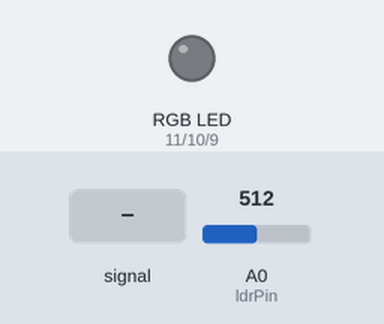
Recording of a sketch running on a simulated Arduino Uno, built with avr-gcc and run on an emulated ATmega328P. On the bench: an RGB LED mixed from three pins (HIGH = lit). The inputs (shaded band) are chosen by the test bench; at power-on: A0 (ldrPin) = 512. Dim RGB values are drawn brighter than linear.

Above: at 1.2 s.
1.3 s: A0 (ldrPin) fed a 200 Hz sine of ±255 counts around its level
At 1.8 s:
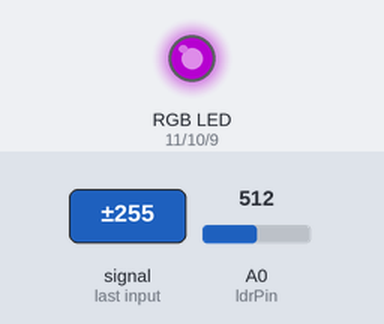
4.3 s: A0 (ldrPin) set to 306
At 5.5 s:
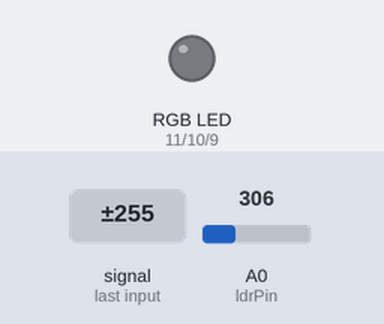
5.8 s: A0 (ldrPin) set to 684
7.3 s: A0 (ldrPin) set to 711
At 7.68 s:
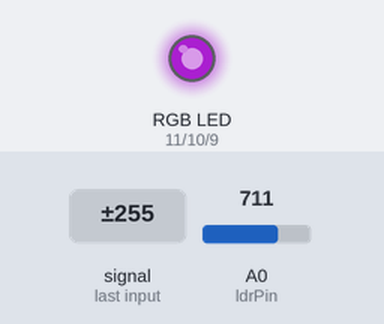
10.3 s: A0 (ldrPin) set to 690
At 11.4 s:
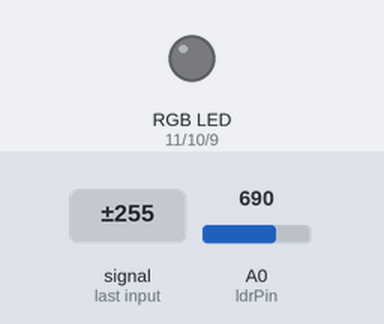
Timing chart, 0 to 12.8 s (numbered marks = the images above; inputs shaded):
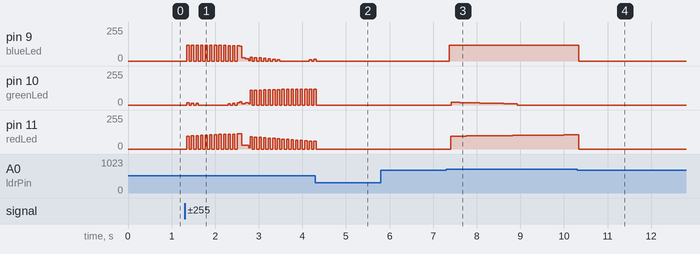

The sketch:

mood_lamp.ino
```cpp
// This value controls how fast the mood lamp runs...
int pulseSpeed = 5;

// These values are for the UNO
int ldrPin=0;
int redLed = 11; //redLED in DP 10
int greenLed = 10; //greenLED in DP 9
int blueLed = 9; //blueLED in DP 8

//The variable stores the value of the light in the room
int ambientLight;

//This variable control the brightness of the lamp (2-255)
int power=120;

//This is an array used to the store the values of the R B G LED's
float RGB[3];

float CommonMathVariable = 180/PI;

void setup()
{
  Serial.begin(9600);

  //This tells the UNO to send data out to the LED's
  pinMode(redLed,OUTPUT);
  pinMode(greenLed, OUTPUT);
  pinMode(blueLed,OUTPUT);

  digitalWrite(redLed,LOW);
  digitalWrite(greenLed, LOW);
  digitalWrite(blueLed,LOW);
}

void loop()
{
  for (float x=0;x<PI;x=x+0.00005)
  {
    //Red LED
    RGB[0] = power * sin(x*(CommonMathVariable));
    //Green LED
    RGB[1] = power * sin((x+PI/2)*(CommonMathVariable));
    //Blue LED
    RGB[2] = power * sin((x+(PI*2/3))*(CommonMathVariable));

    ambientLight=analogRead(ldrPin);

    if(ambientLight > 700)
    {
      if(abs(RGB[0])<10)
      {
        RGB[0] = 0;
      }
      if(abs(RGB[1])<10)
      {
        RGB[1] = 0;
      }
      if(abs(RGB[2])<10)
      {
        RGB[2] = 0;
      }

      if(abs(RGB[0])<40)
      {
        delay(15*pulseSpeed);
      }
      else if(abs(RGB[1])<20)
      {
        delay(10*pulseSpeed);
      }
      else if(abs(RGB[2])<30)
      {
        delay(10*pulseSpeed);
      }
      else {}

     analogWrite(redLed,abs(RGB[0]));
     analogWrite(greenLed, abs(RGB[1]));
     analogWrite(blueLed,abs(RGB[2]));
    }
    else
    {
      digitalWrite(redLed,LOW);
      digitalWrite(greenLed, LOW);
      digitalWrite(blueLed,LOW);
    }
  }
}
```

Measured:
- the behaviour switches between 700 and 701 on A0 (ldrPin) (found by bisection; images 2 and 3)
- after the input at 4.3 s, pin 9 (blueLed), pin 10 (greenLed), pin 11 (redLed): goes on until 4.3 s, then stays 0/255
- after the input at 5.8 s, every drawn part: stays the same
- after the input at 7.3 s, pin 9 (blueLed): 0/255 → 119/255 after 0.07 s, → 118/255 2.6 s later; pin 11 (redLed): moves from 0/255 to 107/255 over 2.9 s, starting after 0.11 s
- after the input at 10.3 s, pin 10 (greenLed): stays 0/255 (without the input it goes to 10/255 after 1.6 s)
